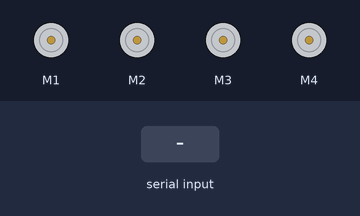
A sketch run on a simulated Arduino Uno, built with avr-gcc and run on an emulated ATmega328P. Shown: 4 × DC motor (green arrow = forward, orange = backward, longer = faster). Inputs (shaded band) come from the test bench. What the sketch prints to the serial monitor is not drawn.

Above: at 1.2 s.
1.3 s: "1" received over Serial
At 1.8 s:
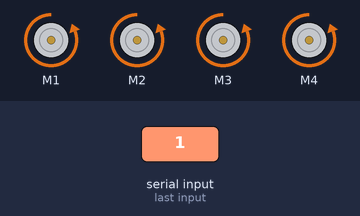
3.5 s: "2" received over Serial
At 4.1 s:
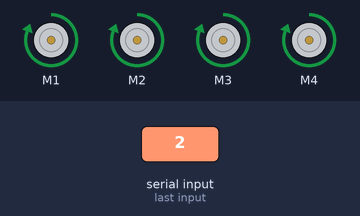
5.7 s: "3" received over Serial
At 6.3 s:
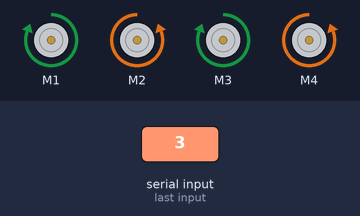
7.9 s: "4" received over Serial
At 8.5 s:
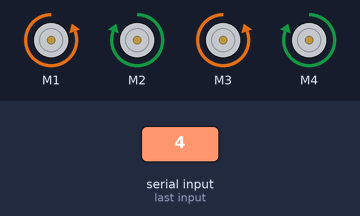
10.1 s: "5" received over Serial
At 10.7 s:
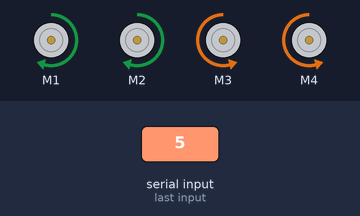
12.4 s: "6" received over Serial
At 12.7 s:
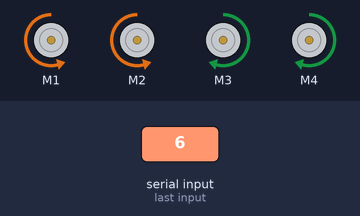
Timing chart, 0 to 15.4 s (numbered marks = the images above; inputs shaded):
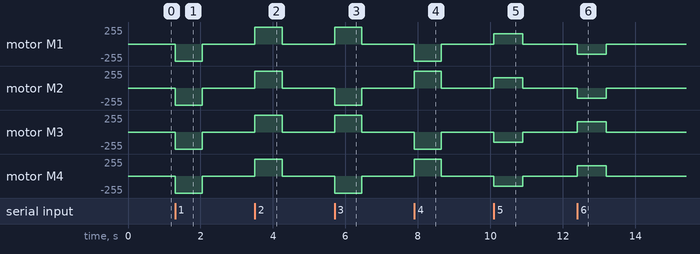

Measured:
- after the input at 1.3 s, motor M1–4: stopped → backward 255/255 at once, → stopped 0.75 s later
- after the input at 3.5 s, motor M1–4: stopped → forward 255/255 at once, → stopped 0.75 s later
- after the input at 5.7 s, motor M1, motor M3: stopped → forward 255/255 at once, → stopped 0.75 s later; motor M2, motor M4: stopped → backward 255/255 at once, → stopped 0.75 s later
- after the input at 7.9 s, motor M1, motor M3: stopped → backward 255/255 at once, → stopped 0.75 s later; motor M2, motor M4: stopped → forward 255/255 at once, → stopped 0.75 s later
- after the input at 10.1 s, motor M1, motor M2: stopped → forward 155/255 at once, → stopped 0.80 s later; motor M3, motor M4: stopped → backward 155/255 at once, → stopped 0.80 s later
- after the input at 12.4 s, motor M1, motor M2: stopped → backward 155/255 at once, → stopped 0.80 s later; motor M3, motor M4: stopped → forward 155/255 at once, → stopped 0.80 s later

The sketch:

FARMROVER_ARDUINO.ino
```cpp
//farm rover
//ARDUINO

//#include <Arduino.h>

//#include <avr/wdt.h> //reset arduino

//#include <EEPROM.h>// EEPROM pre-installed library

#include <AFMotor.h>
//int pwm;
char direction;

const int ARRAY_SIZE = 200;
// Define the array to store values associated with functions
int functionValues[ARRAY_SIZE];
int currentIndex = 0;


AF_DCMotor motor1(1);
AF_DCMotor motor2(2);
AF_DCMotor motor3(3);
AF_DCMotor motor4(4);


void setup() {
  Serial.begin(115200);
  motor1.setSpeed(255);
  motor1.run(RELEASE);
  motor2.setSpeed(255);
  motor2.run(RELEASE);
  motor3.setSpeed(255);
  motor3.run(RELEASE);
  motor4.setSpeed(255);
  motor4.run(RELEASE);
  Serial.print("\nMotor works");
}

void loop() {
  //delay(100);

  int arrayLength = sizeof(functionValues) / sizeof(functionValues[0]);
  if (Serial.available() > 0) {
    direction = Serial.read();
    Serial.print(direction);
    switch (direction) {
      case '0':
        //brake();
        brake();
        Serial.print("STOP");
        functionValues[currentIndex++] = 0;
        break;
      case '1':
        forward();
        Serial.print("FORWARD");
        functionValues[currentIndex++] = 1;
        break;
      case '2':
        backward();
        Serial.print("BACK");
        functionValues[currentIndex++] = 2;
        break;
      case '3':
        left();
        Serial.print("LEFT");
        functionValues[currentIndex++] = 3;
        break;
      case '4':
        right();
        Serial.print("RIGHT");
        functionValues[currentIndex++] = 4;
        break;
      case '5':
        Serial.print("anticlockwise");
        anticlockw();
        functionValues[currentIndex++] = 5;
        break;
      case '6':
        Serial.print("clockwise");
        clockw();
        functionValues[currentIndex++] = 6;
        break;
      case '7':
        Serial.print("repeat path");
        /*
        Serial.write('A'); // For example, 'A' to indicate array data follows
        // Send array data
        for (int i = 0; i < arrayLength; i++) {
          Serial.write((byte*)&functionValues[i], sizeof(functionValues[i]));
        }*/
        for (int i = 0; i < currentIndex; i++) {
          //delay(100);
          Serial.write(functionValues[i]);
          Serial.print(" ");
        }
        for (int i = 0; i < currentIndex; i++) {
          switch (functionValues[i]) {
            case 0:
              //brake();
              brake();
              //Serial.print("STOP");
              //functionValues[currentIndex++] = 0;
              break;
            case 1:
              forward();
              //Serial.print("FORWARD");
              //functionValues[currentIndex++] = 1;
              break;
            case 2:
              backward();
              //Serial.print("BACK");
              //functionValues[currentIndex++] = 2;
              break;
            case 3:
              left();
              //Serial.print("LEFT");
              //functionValues[currentIndex++] = 3;
              break;
            case 4:
              right();
              //Serial.print("RIGHT");
              //functionValues[currentIndex++] = 4;
              break;
            case 5:
              //Serial.print("anticlockwise");
              anticlockw();
              //functionValues[currentIndex++] = 5;
              break;
            case 6:
              //Serial.print("clockwise");
              clockw();
              //functionValues[currentIndex++] = 6;
          }
        }
        break;
      case '8':
        Serial.print("reset path");
        for (int i = 0; i < ARRAY_SIZE; i++) {
          functionValues[i] = 0;
        }
        // Reset currentIndex to 0
        currentIndex = 0;
        for (int i = 0; i < currentIndex; i++) {
          Serial.print(functionValues[i]);
          Serial.print(" ");
        }
        Serial.println();
        break;
    }
  }
}


void brake()
{
  Serial.print("\nBRAKE");
  motor1.run(RELEASE);
  motor2.run(RELEASE);
  motor3.run(RELEASE);
  motor4.run(RELEASE);
}


void forward()
{
  Serial.print("\nFORWARD");

  motor1.setSpeed(255);
  motor2.setSpeed(255);
  motor3.setSpeed(255);
  motor4.setSpeed(255);

  motor1.run(BACKWARD);
  motor2.run(BACKWARD);
  motor3.run(BACKWARD);
  motor4.run(BACKWARD);

  delay(750);
  Serial.print("\nBRAKE");
  motor1.run(RELEASE);
  motor2.run(RELEASE);
  motor3.run(RELEASE);
  motor4.run(RELEASE);

}

void backward()
{
  Serial.print("\nBACKWARD");

  motor1.setSpeed(255);
  motor2.setSpeed(255);
  motor3.setSpeed(255);
  motor4.setSpeed(255);

  motor1.run(FORWARD);
  motor2.run(FORWARD);
  motor3.run(FORWARD);
  motor4.run(FORWARD);


  delay(750);
  Serial.print("\nBRAKE");
  motor1.run(RELEASE);
  motor2.run(RELEASE);
  motor3.run(RELEASE);
  motor4.run(RELEASE);
}


void left()
{
  Serial.print("\nLEFT");

  motor1.setSpeed(255);
  motor2.setSpeed(255);
  motor3.setSpeed(255);
  motor4.setSpeed(255);

  motor1.run(FORWARD);
  motor2.run(BACKWARD);
  motor3.run(FORWARD);
  motor4.run(BACKWARD);


  delay(750);
  Serial.print("\nBRAKE");
  motor1.run(RELEASE);
  motor2.run(RELEASE);
  motor3.run(RELEASE);
  motor4.run(RELEASE);
}


void right()
{
  Serial.print("\nRIGHT");
  motor1.setSpeed(255);
  motor2.setSpeed(255);
  motor3.setSpeed(255);
  motor4.setSpeed(255);

  motor1.run(BACKWARD);
  motor2.run(FORWARD);
  motor3.run(BACKWARD);
  motor4.run(FORWARD);


  delay(750);
  Serial.print("\nBRAKE");
  motor1.run(RELEASE);
  motor2.run(RELEASE);
  motor3.run(RELEASE);
  motor4.run(RELEASE);
}


void clockw()
{
  Serial.print("\nCLOCKWISE");

  motor1.setSpeed(155);
  motor2.setSpeed(155);
  motor3.setSpeed(155);
  motor4.setSpeed(155);

  motor1.run(BACKWARD);
  motor2.run(BACKWARD);
  motor3.run(FORWARD);
  motor4.run(FORWARD);

  delay(800);
  Serial.print("\nBRAKE");
  motor1.run(RELEASE);
  motor2.run(RELEASE);
  motor3.run(RELEASE);
  motor4.run(RELEASE);
}

void anticlockw()
{
  Serial.print("\nANTICLOCKWISE");

  motor1.setSpeed(155);
  motor2.setSpeed(155);
  motor3.setSpeed(155);
  motor4.setSpeed(155);

  motor1.run(FORWARD);
  motor2.run(FORWARD);
  motor3.run(BACKWARD);
  motor4.run(BACKWARD);

  delay(800);
  Serial.print("\nBRAKE");
  motor1.run(RELEASE);
  motor2.run(RELEASE);
  motor3.run(RELEASE);
  motor4.run(RELEASE);
}
/*
void resetArduino() {
  wdt_enable(WDTO_15MS); // Enable watchdog timer with 15ms timeout
  while (1) {} // Wait for the watchdog timer to trigger a reset
}
*/

/*
void go_Forward() {

  movement_Inst_Fwd();

  current_Time0 = millis();
  int i = seq_Array[(seq - 1)];
  switch (i) {
    case 2:
      total_Lft_Time[lft_Counter + 1] = (current_Time0 - current_Time1);
      lft_Counter++;
      break;

    case 3:
      total_Rgt_Time[rgt_Counter + 1] = (current_Time0 - current_Time2);
      rgt_Counter++;
      break;

    case 4:
      total_Bwd_Time[bwd_Counter + 1] = (current_Time0 - current_Time3);
      bwd_Counter++;
      break;

    case 5:
      total_Stp_Time[stp_Counter + 1] = (current_Time0 - current_Time4);
      stp_Counter++;
      break;
  }

  seq_Array[seq] = 1;
  seq++;
}

void go_Left() {

  movement_Inst_Lft();

  current_Time1 = millis();
  int i = seq_Array[(seq - 1)];
  switch (i) {
    case 1:
      total_Fwd_Time[fwd_Counter + 1] = (current_Time1 - current_Time0);
      fwd_Counter++;
      break;

    case 3:
      total_Rgt_Time[rgt_Counter + 1] = (current_Time1 - current_Time2);
      rgt_Counter++;
      break;

    case 4:
      total_Bwd_Time[bwd_Counter + 1] = (current_Time1 - current_Time3);
      bwd_Counter++;
      break;

    case 5:
      total_Stp_Time[stp_Counter + 1] = (current_Time1 - current_Time4);
      stp_Counter++;
      break;
  }

  seq_Array[seq] = 2;
  seq++;
}

void go_Right() {

  movement_Inst_Rgt();

  current_Time2 = millis();
  int i = seq_Array[(seq - 1)];
  switch (i) {
    case 1:
      total_Fwd_Time[fwd_Counter + 1] = (current_Time2 - current_Time0);
      fwd_Counter++;
      break;

    case 2:
      total_Lft_Time[lft_Counter + 1] = (current_Time2 - current_Time1);
      lft_Counter++;
      break;

    case 4:
      total_Bwd_Time[bwd_Counter + 1] = (current_Time2 - current_Time3);
      bwd_Counter++;
      break;

    case 5:
      total_Stp_Time[stp_Counter + 1] = (current_Time2 - current_Time4);
      stp_Counter++;
      break;
  }

  seq_Array[seq] = 3;
  seq++;
}

void go_Backward() {

  movement_Inst_Bwd();

  current_Time3 = millis();
  int i = seq_Array[(seq - 1)];
  switch (i) {
    case 1:
      total_Fwd_Time[fwd_Counter + 1] = (current_Time3 - current_Time0);
      fwd_Counter++;
      break;

    case 2:
      total_Lft_Time[lft_Counter + 1] = (current_Time3 - current_Time1);
      lft_Counter++;
      break;

    case 3:
      total_Rgt_Time[rgt_Counter + 1] = (current_Time3 - current_Time2);
      rgt_Counter++;
      break;

    case 5:
      total_Stp_Time[stp_Counter + 1] = (current_Time3 - current_Time4);
      stp_Counter++;
      break;
  }

  seq_Array[seq] = 4;
  seq++;
}

void go_Stop() {

  movement_Inst_Stp();

  current_Time4 = millis();
  int i = seq_Array[(seq - 1)];
  switch (i) {
    case 1:
      total_Fwd_Time[fwd_Counter + 1] = (current_Time4 - current_Time0);
      fwd_Counter++;
      break;

    case 2:
      total_Lft_Time[lft_Counter + 1] = (current_Time4 - current_Time1);
      lft_Counter++;
      break;

    case 3:
      total_Rgt_Time[rgt_Counter + 1] = (current_Time4 - current_Time2);
      rgt_Counter++;
      break;

    case 4:
      total_Bwd_Time[bwd_Counter + 1] = (current_Time4 - current_Time3);
      bwd_Counter++;
      break;
  }

  seq_Array[seq] = 5;
  seq++;
}

void go_In_Seq(void) {
  value = 0;
  for (int i = 0; i < (seq + 1); i++) {
    int value1 = 0;
    value1 = seq_Array[i];
    switch (value1) {
      case 1:
        static int j = 0;
        go_Forward_Seq(j);
        j++;
        break;
      case 2:
        static int k = 0;
        go_Left_Seq(k);
        k++;
        break;
      case 3:
        static int l = 0;
        go_Right_Seq(l);
        l++;
        break;
      case 4:
        static int m = 0;
        go_Backward_Seq(m);
        m++;
        break;
      case 5:
        static int n = 0;
        go_Stop_Seq(n);
        n++;
        break;
      default:
        j = 0; k = 0; l = 0; m = 0; n = 0;
    }
  }
  go_Stop();
}

/*
void del_From_Local_Mem() {
  //set the movement counters to their default values
  fwd_Counter = -1;
  lft_Counter = -1;
  rgt_Counter = -1;
  bwd_Counter = - 1;
  stp_Counter = - 1;

  //set the total movement time to its default value
  for (int i = 0; i < 10; i++) {
    total_Fwd_Time[i] = 0;
    total_Lft_Time[i] = 0;
    total_Rgt_Time[i] = 0;
    total_Bwd_Time[i] = 0;
    total_Stp_Time[i] = 0;
  }

  // Reset the sequence array(stored movement instructions)
  for (int i = 0; i < 50; i++) {
    seq_Array[i] = 0;
  }

  seq = 0;
  value = 0;
}


void write_To_Permt_Mem(){
  // total number of movement is stored in a random address i.e, 100
  EEPROM.write(100,seq);

  //writing the movement sequence
  for(int i=0; i<seq; i++){
  EEPROM.write(2*i,seq_Array[i]);
  }

  //storing the time bw two successive movements
  for(int i=1; i<seq+1; i++){
  if(seq_Array[i-1]==1){
    static byte a=0;
    EEPROM.write(2*i-1,(total_Fwd_Time[a])/1000);// Note: One location can store maximum value of 255, hence the time is divided by 1000 here. And then multiplied by 1000 while retreiving the data from EEPROM location
    a++;
    }
  else if(seq_Array[i-1]==2){
    static byte b=0;
    EEPROM.write(2*i-1,(total_Lft_Time[b])/1000);
    b++;
    }
  else if(seq_Array[i-1]==3){
    static byte c=0;
    EEPROM.write(2*i-1,(total_Rgt_Time[c])/1000);
    c++;
    }
  else if(seq_Array[i-1]==4){
    static byte d=0;
    EEPROM.write(2*i-1,(total_Bwd_Time[d])/1000);
    d++;
    }
  else if(seq_Array[i-1]==5){
    static byte e=0;
    EEPROM.write(2*i-1,(total_Stp_Time[e])/1000);
    e++;
    }
  }
 }
*/

/**********************************************************************************************************
     This function reads the stored sequence from the EEPROM(permanent memory)
************************************************************************************************************/
/*
void Read_Permt_Mem(){
  // Read from permanent memory
   byte x = EEPROM.read(100);
   for(int i=0; i<x+1; i++){
    byte r = EEPROM.read(2*i);
    switch(r){
      case 1:
        movement_Inst_Fwd();
        break;
      case 2:
        movement_Inst_Lft();
        break;
      case 3:
        movement_Inst_Rgt();
        break;
      case 4:
        movement_Inst_Bwd();
        break;
      case 5:
        movement_Inst_Stp();
        break;
      }
     delay((EEPROM.read(i+1))*1000);    // multiplied by thousand because the original time was divided by 1000 while storing in EEPROM.
    }
  }

 */
/**********************************************************************************************************
     These function moves the car in a direction for the time specified/stored in the total_x_time array
************************************************************************************************************/
/*
void go_Forward_Seq(int j) {
  //go in forward direction sequence
  movement_Inst_Fwd();//
  delay(total_Fwd_Time[j]);
}

void go_Left_Seq(int k) {
  //go in Left direction sequence
  movement_Inst_Lft();
  delay(total_Lft_Time[k]);
}

void go_Right_Seq(int l) {
  //go in right direction sequence
  movement_Inst_Rgt();
  delay(total_Rgt_Time[l]);
}

void go_Backward_Seq(int m) {
  //go in backward direction sequence
  movement_Inst_Bwd();
  delay(total_Bwd_Time[m]);
}

void go_Stop_Seq(int n) {
  //go in Stop sequence
  movement_Inst_Stp();
  delay(total_Stp_Time[n]);
}

// * These movement instruction are repeated several times in the code

void movement_Inst_Fwd(void){
  Serial.println("Going_Forward");

  // forward movement instructions
  motor1.run(BACKWARD);
  motor2.run(BACKWARD);
  motor3.run(BACKWARD);
  motor4.run(BACKWARD);
  delay(500);
}

void movement_Inst_Lft(void){
  Serial.println("Going_Left");

  // Left movement instructions
  motor1.run(FORWARD);
  motor2.run(FORWARD);
  motor3.run(BACKWARD);
  motor4.run(BACKWARD);
  delay(500);
  }

void movement_Inst_Rgt(void){
  Serial.println("Going_Right");
  motor1.run(BACKWARD);
  motor2.run(BACKWARD);
  motor3.run(FORWARD);
  motor4.run(FORWARD);
  delay(500);

  }

void movement_Inst_Bwd(void){
  Serial.println("Going_Backward");

  // Bwd movement instructions
  motor1.run(FORWARD);
  motor2.run(FORWARD);
  motor3.run(FORWARD);
  motor4.run(FORWARD);
  delay(500);
  }

void movement_Inst_Stp(void){
  Serial.println("Stopping");

  // Stp movement instructions
  motor1.run(RELEASE);
  motor2.run(RELEASE);
  motor3.run(RELEASE);
  motor4.run(RELEASE);
  delay(500);
  }


void brake()
{
  Serial.print("\nBRAKE");
  motor1.run(RELEASE);
  motor2.run(RELEASE);
  motor3.run(RELEASE);
  motor4.run(RELEASE);
}


void forward()
{
  Serial.print("\nFORWARD");

  motor1.setSpeed(255);
  motor2.setSpeed(255);
  motor3.setSpeed(255);
  motor4.setSpeed(255);

  motor1.run(BACKWARD);
  motor2.run(BACKWARD);
  motor3.run(BACKWARD);
  motor4.run(BACKWARD);
}

void backward()
{
  Serial.print("\nBACKWARD");

  motor1.setSpeed(255);
  motor2.setSpeed(255);
  motor3.setSpeed(255);
  motor4.setSpeed(255);

  motor1.run(FORWARD);
  motor2.run(FORWARD);
  motor3.run(FORWARD);
  motor4.run(FORWARD);
}


void left()
{
  Serial.print("\nLEFT");

  motor1.setSpeed(255);
  motor2.setSpeed(255);
  motor3.setSpeed(255);
  motor4.setSpeed(255);

  motor1.run(FORWARD);
  motor2.run(BACKWARD);
  motor3.run(FORWARD);
  motor4.run(BACKWARD);
}


void right()
{
  Serial.print("\nRIGHT");
  motor1.setSpeed(255);
  motor2.setSpeed(255);
  motor3.setSpeed(255);
  motor4.setSpeed(255);

  motor1.run(BACKWARD);
  motor2.run(FORWARD);
  motor3.run(BACKWARD);
  motor4.run(FORWARD);
}


void clockw()
{
  Serial.print("\nCLOCKWISE");

  motor1.setSpeed(255);
  motor2.setSpeed(255);
  motor3.setSpeed(255);
  motor4.setSpeed(255);

  motor1.run(BACKWARD);
  motor2.run(BACKWARD);
  motor3.run(FORWARD);
  motor4.run(FORWARD);
}

void anticlockw()
{
  Serial.print("\nANTICLOCKWISE");

  motor1.setSpeed(255);
  motor2.setSpeed(255);
  motor3.setSpeed(255);
  motor4.setSpeed(255);

  motor1.run(FORWARD);
  motor2.run(FORWARD);
  motor3.run(BACKWARD);
  motor4.run(BACKWARD);
}
*/
```
